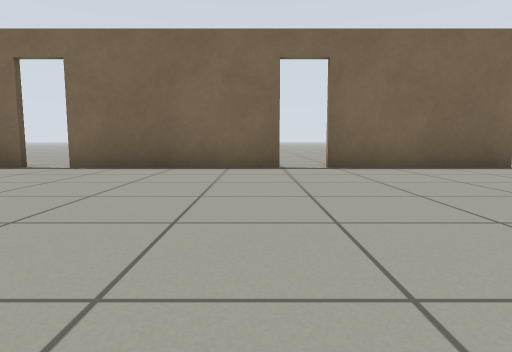
[1] (above)

12 first-person views from a walk through a world built for the Gazebo simulator. The camera is 0.5 m above the floor, tilts 6° down and sees 75° across. The floor is counted in squares, 1 m on a side. Each view is taken from the middle of a square. On the plan, view 1 faces up. The plan holds only what a view shows up to about 9 squares ahead; the rest is blank.

[2]
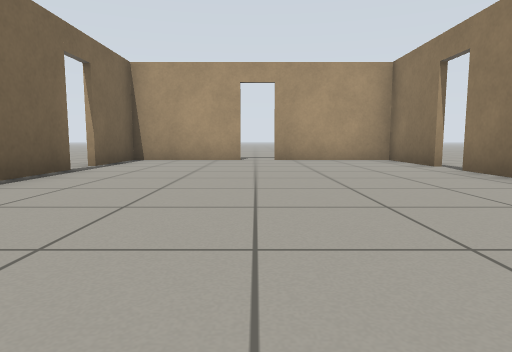

[3]
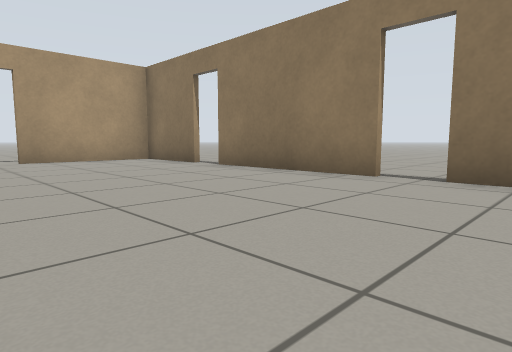

[4]
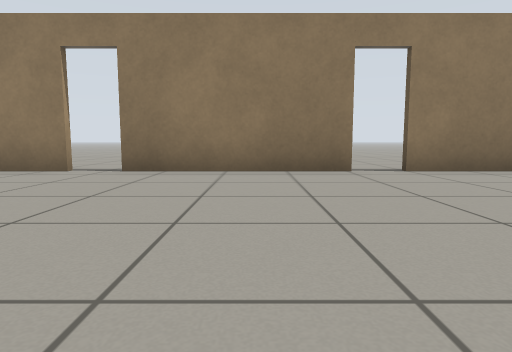

[5]
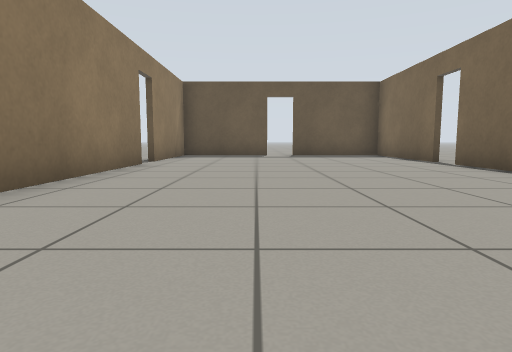

[6]
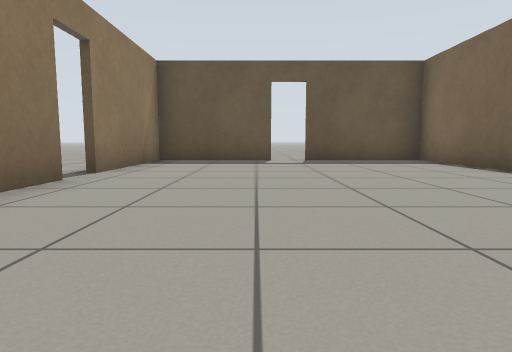

[7]
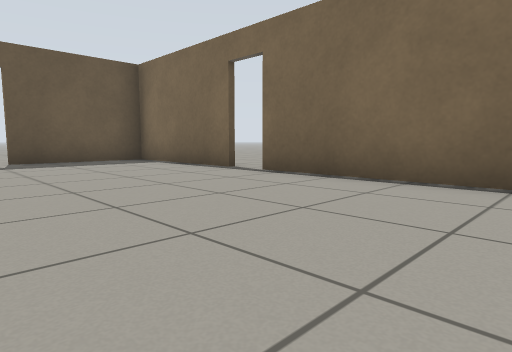

[8]
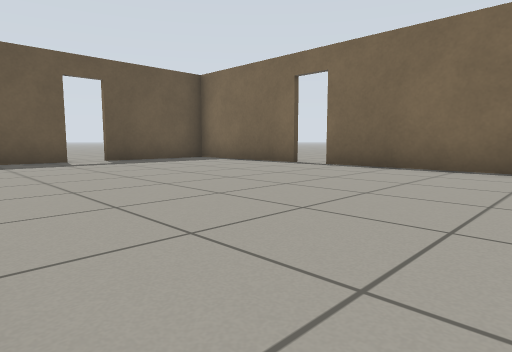

[9]
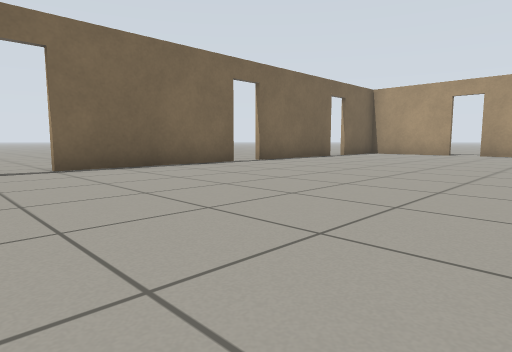

[10]
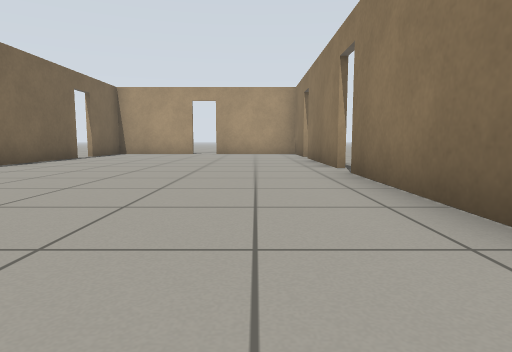

[11]
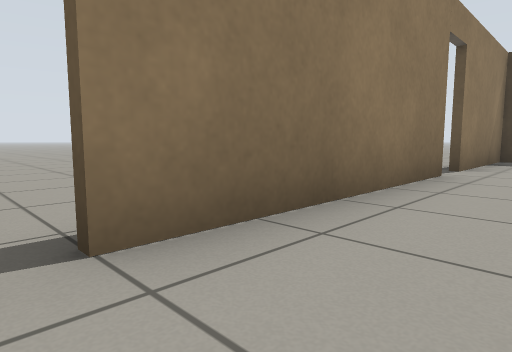

[12]
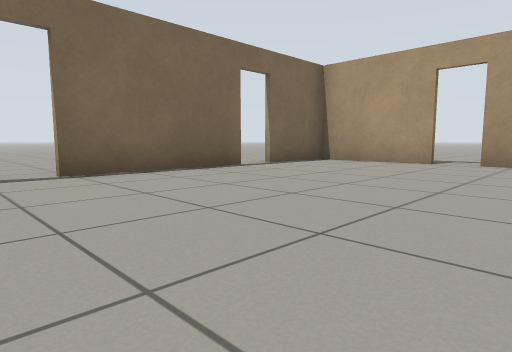

### Floor plan
Points are (right, up) in squares from view 1. A wall is a line through its corners. A room is listed if a view was taken in it or the views show most of it. See-through windows are left out.
Room 1 (views 1, 2, 3, 4, 5, 6, 7, 8, 9, 10, 11, 12)
walls: (-4.2, 6.2) (-9.1, 6.2); (-3.6, -0.5) (0.2, -0.5); (0.5, 6.2) (-3.5, 6.2); (1, -0.5) (4.6, -0.5); (-9.4, -0.5) (-4.4, -0.5); (-9.9, 6.2) (-13.6, 6.2) (-13.6, 3.3); (4.9, 6.2) (1.2, 6.2); (5.5, -0.5) (7.8, -0.5) (7.8, 2.6); (-13.6, 2.5) (-13.6, -0.5) (-10.1, -0.5); (7.8, 3.4) (7.8, 6.2) (5.6, 6.2)
ways out: open door at (-14, 3); open door at (-9.5, 6); open door at (-4, -0.5); open door at (-4, 6); open door at (0.7, -0.7); open door at (1, 6); open door at (5, -0.5); open door at (5, 6); open door at (8, 3); gap at (-9.7, -0.7)

Where each view was taken, in squares from view 1:
view 1: 0 up, 0 right, facing up
view 2: 3 up, 1 left, facing right
view 3: 4 up, 1 left, facing down-right
view 4: 5 up, 2 left, facing down
view 5: 2 up, 2 left, facing left
view 6: 2 up, 5 left, facing left
view 7: 2 up, 5 left, facing up-left
view 8: 0 up, 5 left, facing up-left
view 9: 0 up, 5 left, facing up-right
view 10: 1 up, 5 left, facing right
view 11: 1 up, 4 left, facing down-left
view 12: 1 up, 0 right, facing up-right
